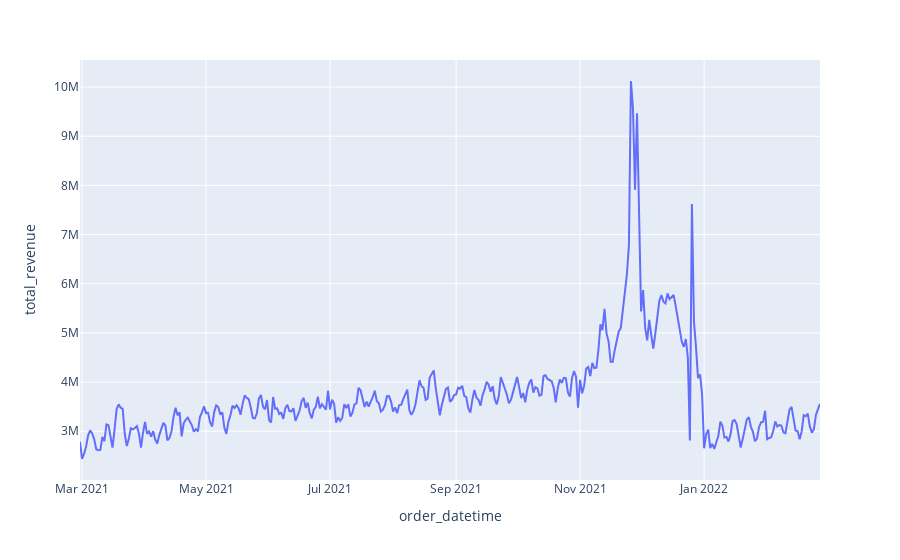

The code cell stored with this chart in its notebook:
### Markdown cell above
In general revenue has increased steadily accross 2021

### Code cell
total_sdf = transactions_sdf.groupBy(
    'order_datetime'
).agg(
    F.sum(
        'dollar_value'
    ).alias(
        'total_revenue'
    )
).sort('order_datetime').withColumn(
    'dayofweek', F.dayofweek(
        F.to_date(
            F.col('order_datetime'), "yyyy-mm-dd"
        )
    )
)

total_df = total_sdf.toPandas()
px.line(total_sdf.toPandas(), x = 'order_datetime', y = 'total_revenue')

### Figure 1 — Plotly figure (JSON) as saved in the notebook; plotly's stock layout.template omitted (floating-point values rounded to 4 significant figures; data arrays with more than 128 entries replaced by an {"elided": "..."} marker saying what was removed)
{"data": [{"hovertemplate": "order_datetime=%{x}<br>total_revenue=%{y}<extra></extra>", "legendgroup": "", "line": {"color": "#636efa", "dash": "solid"}, "marker": {"symbol": "circle"}, "mode": "lines", "name": "", "orientation": "v", "showlegend": false, "type": "scatter", "x": {"elided": "365 str values"}, "xaxis": "x", "y": {"elided": "365 float values"}, "yaxis": "y"}], "layout": {"legend": {"tracegroupgap": 0}, "margin": {"t": 60}, "xaxis": {"anchor": "y", "domain": [0, 1], "title": {"text": "order_datetime"}}, "yaxis": {"anchor": "x", "domain": [0, 1], "title": {"text": "total_revenue"}}}}
